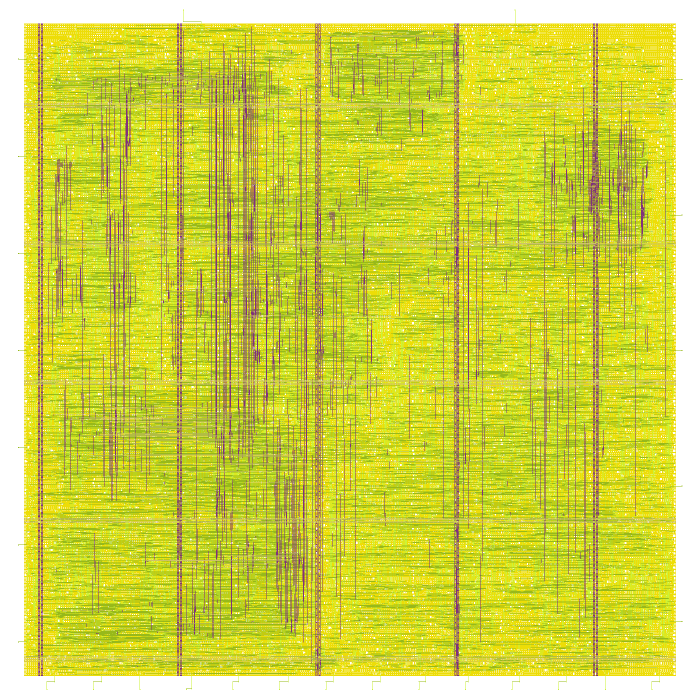
#> input picture evidence/layout_captures/entrega_2x2/A_complete.png, 1400 x 1400 px (shown at 1/2 size); its folder holds 4 pictures in this run
$ python assemble.py
#> lines starting #> are read from the running program, lines starting #| are printed output that depends on the picture
from PIL import Image, ImageDraw, ImageFont, ImageOps
from pathlib import Path
import hashlib,json
p=Path(__file__).resolve().parent
font='/System/Library/Fonts/Supplemental/Arial.ttf'
f=lambda n:ImageFont.truetype(font,n)
im=Image.new('RGB',(3000,3380),'white');d=ImageDraw.Draw(im)
#> after `im = Image.new('RGB', (3000, 3380), 'white')`: im: PIL image 3000x3380 RGB; every value is 255
d.text((60,25),'A y B   |   Vista física completa y bloques identificados',font=f(49),fill='#182635')
d.text((60,92),'Layouts finales a 10 MHz. Cada columna ajusta su escala para mostrar el diseño completo.',font=f(29),fill='#475564')
for col,(v,size) in enumerate([('A','0,553389 mm²'),('B','2,135480 mm²')]):
 x=50+col*1500
 d.text((x,150),f'{v}  ·  {size}',font=f(41),fill='#182635')
 for row,(suffix,label) in enumerate([('complete','Completo: celdas y conexiones metálicas'),('blocks','Sectores funcionales: metales ocultos')]):
  y=218+row*1480
  d.text((x,y),label,font=f(32),fill='#182635')
  img=Image.open(p/(v+'_'+suffix+'.png')).convert('RGB')
#> img is the input picture: PIL image 1400x1400 RGB; mean R, G, B 208.6, 212.2, 73.3
  im.paste(ImageOps.contain(img,(1400,1400)),(x,y+52))
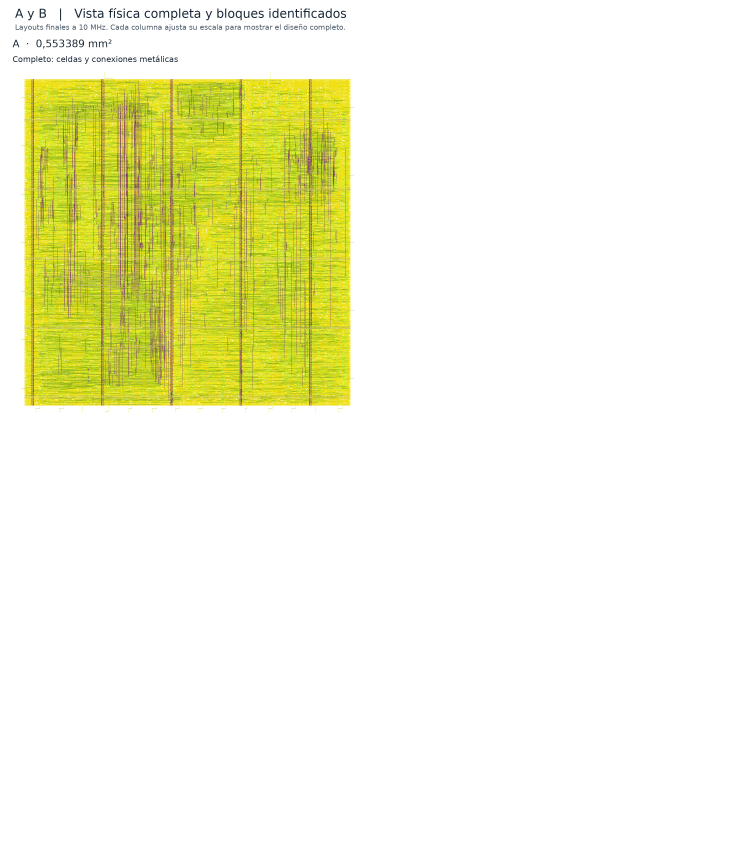
#> im: PIL image 3000x3380 RGB (shown at 1/4 size); mean R, G, B 245.4, 246.2, 219.4
#> pass 2 of the loop `for col,(v,size) in enumerate([('A','0,553389 mm²'),('B','2,135480 mm²..`:
#> `x=50+col*1500`: x = 1550
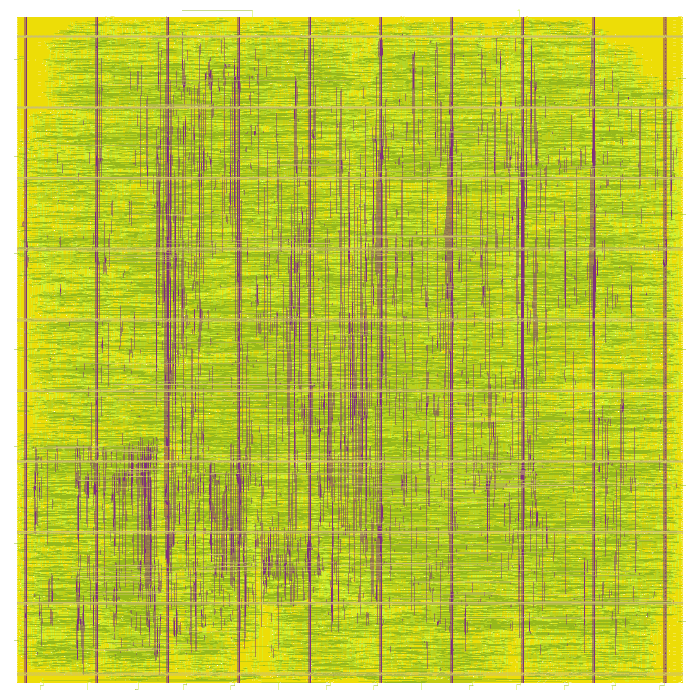
#> input picture evidence/layout_captures/entrega_2x2/B_complete.png, 1400 x 1400 px (shown at 1/2 size)
#> img is the input picture: PIL image 1400x1400 RGB; mean R, G, B 188.7, 198.1, 62.7
#> `im.paste(ImageOps.contain(img,(1400,1400)),(x,y+52))`:
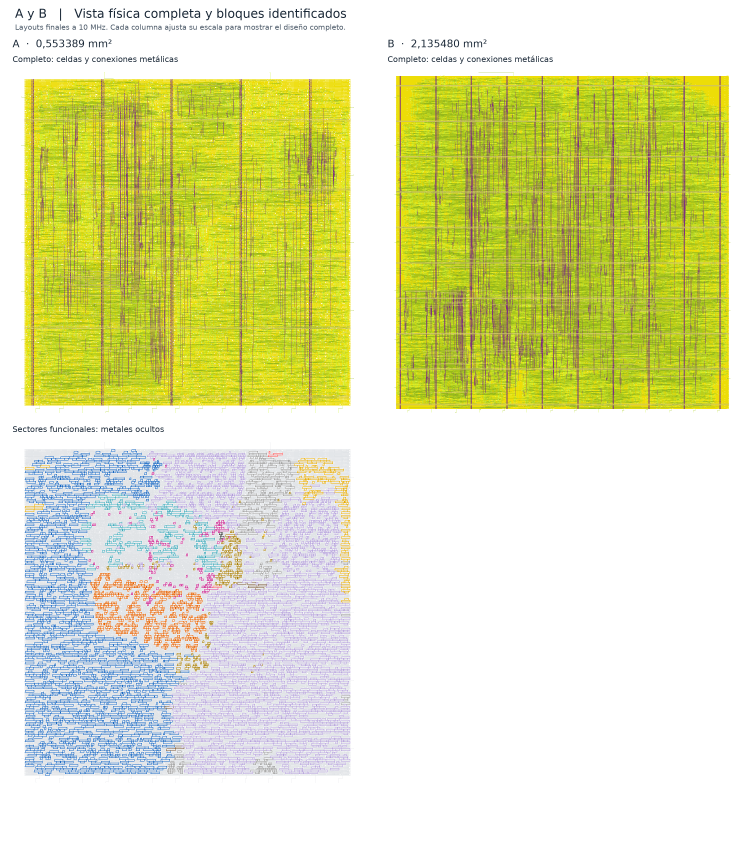
#> im: PIL image 3000x3380 RGB (shown at 1/4 size); mean R, G, B 224.1, 227.3, 176.6
items=[('Memoria','#B19CD9'),('RF','#1565C0'),('ALU','#E66100'),('Contador','#00875A'),('Decodificador','#CB218E'),('Fetch','#37A7B8'),('Load/store','#A67B00'),('Control','#333333'),('SPI','#E6AA00'),('Periféricos','#999999'),('Reset','#FF5252'),('Botones','#76512D')]
#> items = 12 items, first 6: ('Memoria', '#B19CD9'), ('RF', '#1565C0'), ('ALU', '#E66100'), ('Contador', '#00875A'), ('Decodificador', '#CB218E'), ('Fetch', '#37A7B8')
for i,(name,color) in enumerate(items):
 x=65+(i%6)*490;y=3180+(i//6)*65
 d.rectangle((x,y,x+28,y+28),fill=color);d.text((x+40,y-5),name,font=f(29),fill='#182635')
#> this loop made 12 passes
#> (name, color, x, y) on passes 1 to 12: ('Memoria', '#B19CD9', 65, 3180), ('RF', '#1565C0', 555, 3180), ('ALU', '#E66100', 1045, 3180), ('Contador', '#00875A', 1535, 3180), ('Decodificador', '#CB218E', 2025, 3180), ('Fetch', '#37A7B8', 2515, 3180), ('Load/store', '#A67B00', 65, 3245), ('Control', '#333333', 555, 3245), ('SPI', '#E6AA00', 1045, 3245), ('Periféricos', '#999999', 1535, 3245), ('Reset', '#FF5252', 2025, 3245), ('Botones', '#76512D', 2515, 3245)
d.text((65,3320),'Las marcas siguen las celdas reales; un bloque puede estar distribuido en varias zonas.',font=f(28),fill='#475564')
im.save(p/'Comparacion_AB_2x2.png')
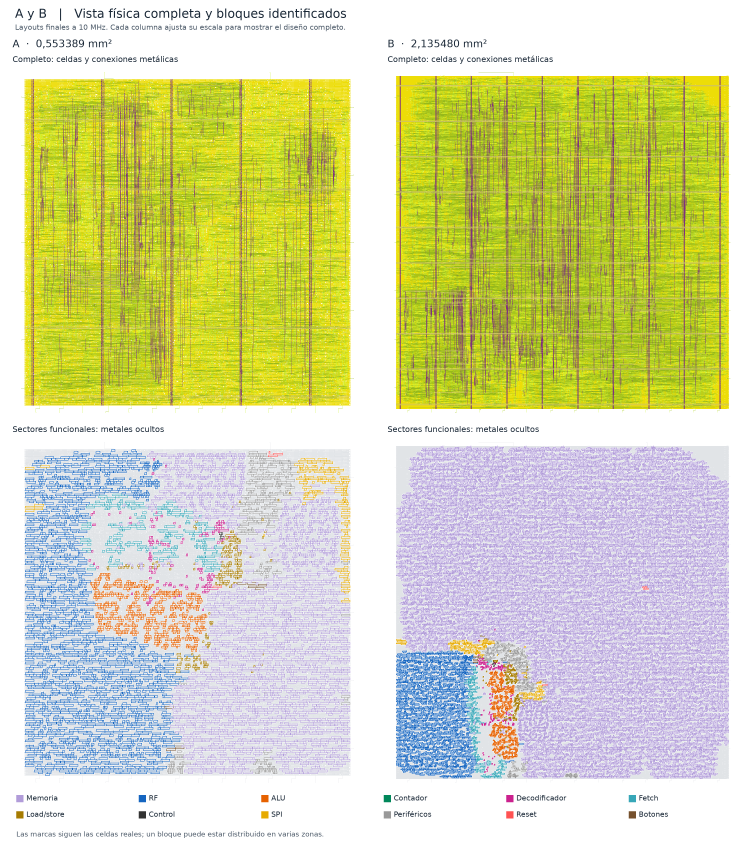
#> saved as Comparacion_AB_2x2.png: PIL image 3000x3380 RGB (shown at 1/4 size); mean R, G, B 214.2, 216.3, 170.9
(p/'manifest.json').write_text(json.dumps({'scope':'Visualization only, saved final GDS; no physical runs','files':{x.name:hashlib.sha256(x.read_bytes()).hexdigest() for x in p.glob('*.png')}},indent=2)+'\n')
